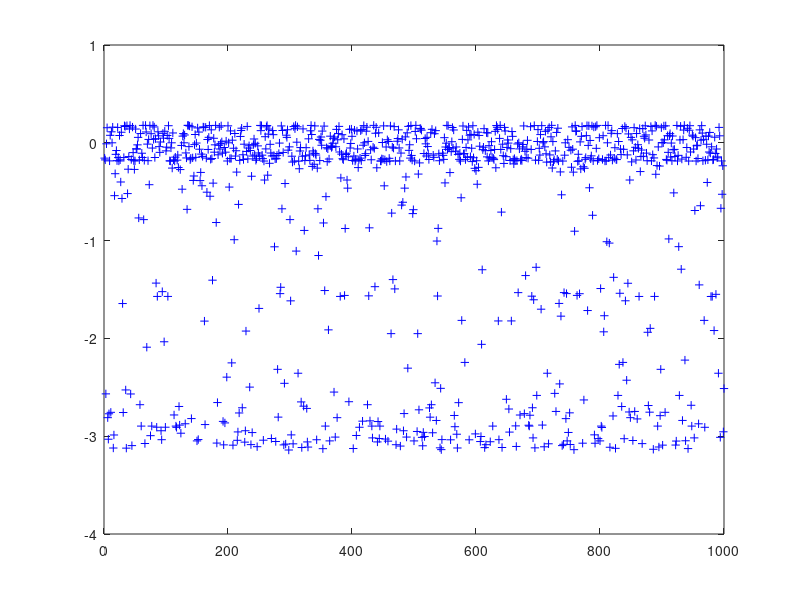

This figure's MATLAB source:
%% Espirit_baseline
clear;clc;
%% Initializations
g_weight = 1;
v_weight = 0.1;
n_weight = 0;
g_angle = pi/6;
v_angle = pi/4;
array_size = 6;
Averaged_samples = 1000;

X = zeros(1,array_size);

phase = zeros(1,Averaged_samples);

%% Two Element Array size
% A on Case 1

for Averaged_sample = 1:Averaged_samples;
    
    phi_one = 1i*2*pi*rand;
    phi_two = 1i*2*pi*rand;
    
    for pos = 1:array_size;
        
        distance = 2*pi*pos/2;  % element separation of 1/2 wavelength
        
        X(1,pos) = g_weight*exp(phi_one)*exp(-1i*distance*sin(g_angle))... %Ground
            + v_weight*exp(phi_two)*exp(-1i*distance*sin(v_angle))...  %Vegetaion
            + n_weight*sqrt(-2.*log(1-rand))*exp(1i*2*pi*rand);  %Noise
    end
    
    Y1 = [X(1,1); X(1,2)]; Y2 = [X(1,5);X(1,6)]; %Baseline = 4d
    
    % Y1 = [X(1,2),X(1,3)]; Y2 = [X(1,4),X(1,5)]; %Baseline = 2d
    %    Y1 = [X(1,3),X(1,4)]; Y2 = [X(1,4),X(1,5)]; %Baseline = d
    %     Y1 = [X(1,2),X(1,3),X(1,4)]; Y2 = [X(1,3),X(1,4),X(1,5)]; %Baseline = d
    %     Y1 = [X(1,1),X(1,2),X(1,3),X(1,4)]; Y2 = [X(1,2),X(1,3),X(1,4),X(1,5)]; %Baseline = d
    
    R1 = bsxfun(@times, Y1,Y1'); % bsxfun is a Faster outer Product than Y1*Y1'
    R2 =  bsxfun(@times, Y1,Y2');
    A =  bsxfun(@times,pinv(R1),R2);
    
    [u,uv] = eig(A);
    [~,kk]=sort(angle(diag(uv)),'ascend');
    
    phase(1,Averaged_sample) = phase(Averaged_sample) + angle(uv(kk(1),kk(1)));
  
    
end

%% Ploting Results

figure(1)
plot(phase,'b+');
